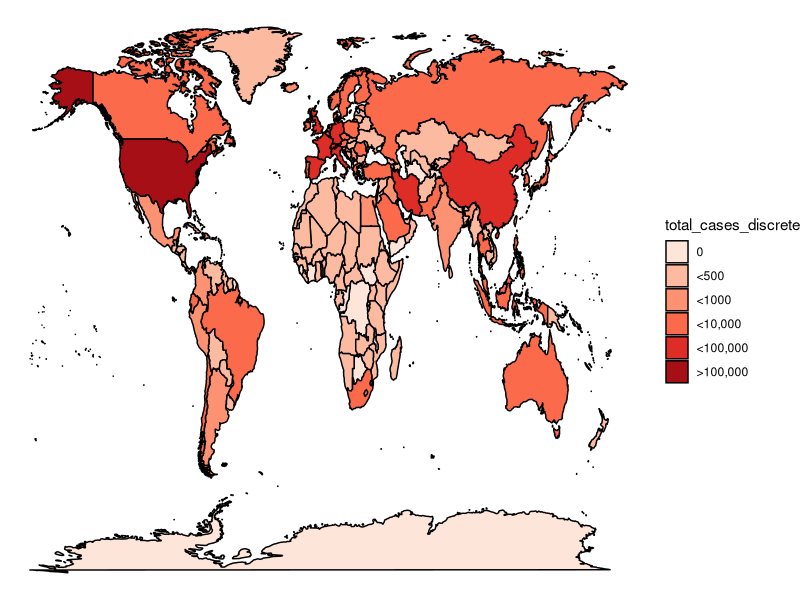
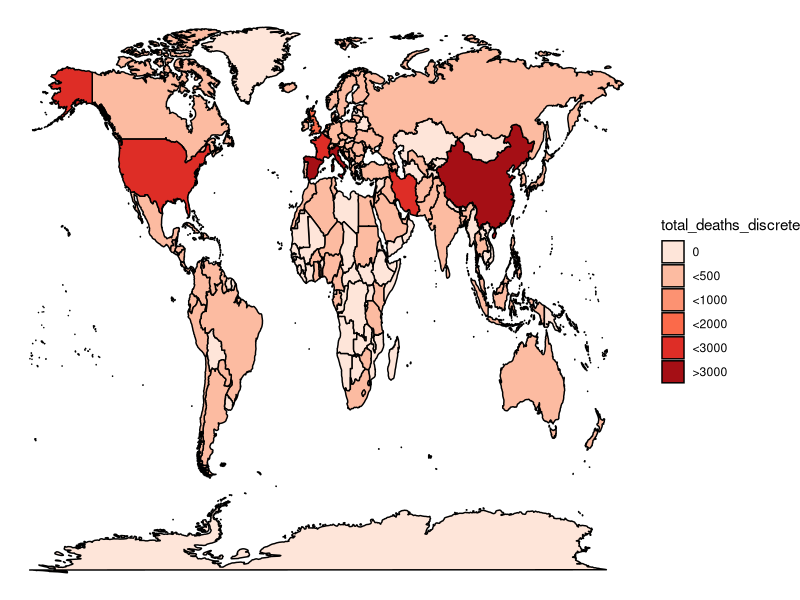

These charts were generated, in order, by the following R code:
## ---- chunk 1
knitr::opts_chunk$set(echo = TRUE)
## ---- chunk 2
library(tidyverse)
library(ggplot2)
library(readr)
library(RColorBrewer)
full_data <- read_csv("full_data.csv")
march_29 <- full_data %>% filter(date == "2020-03-29") %>% arrange(desc(total_cases)) %>% select(location,total_cases, total_deaths)

## ---- chunk 3
head(march_29)
## ---- chunk 4
corona_worldwide <-march_29[1,]
march_29_countries <- march_29[-1, ]

## ---- chunk 5
world <- map_data("world")
head(world)
## ---- chunk 6
world_corona <- world %>% left_join(march_29_countries, by = c("region" = "location"))  %>% arrange(desc(total_cases))
## ---- chunk 7
world_regions_corona <-world_corona %>% select(region, total_cases, total_deaths) %>% distinct()
NA_sum <- sum(is.na(world_regions_corona$total_cases))
NA_regions <- world_regions_corona%>% filter(is.na(world_regions_corona$total_cases))


USA_total_cases <- march_29_countries%>% filter(location=="United States") %>% select(total_cases)
USA_total_deaths <- march_29_countries%>% filter(location=="United States") %>% select(total_deaths)

NA_regions$total_cases <- ifelse(NA_regions$region == "USA", USA_total_cases, NA_regions$total_cases)
NA_regions$total_deaths <- ifelse(NA_regions$region == "USA", USA_total_deaths, NA_regions$total_deaths)

UK_total_cases <- march_29_countries%>% filter(location=="United Kingdom") %>% select(total_cases)
UK_total_deaths <- march_29_countries%>% filter(location=="United Kingdom") %>% select(total_deaths)

NA_regions$total_cases <- ifelse(NA_regions$region == "UK", UK_total_cases, NA_regions$total_cases)
NA_regions$total_deaths <- ifelse(NA_regions$region == "UK", UK_total_deaths, NA_regions$total_deaths)

NA_regions$total_cases <- ifelse(is.na(NA_regions$total_cases), 0, NA_regions$total_cases)
NA_regions$total_deaths <- ifelse(is.na(NA_regions$total_deaths), 0, NA_regions$total_deaths)

world_corona_tidied <- world_corona[complete.cases(world_corona$total_cases,world_corona$total_cases ), ] 
NA_regions_full_data <- world %>% inner_join(NA_regions, by = "region")
world_corona_tidied<- world_corona_tidied %>% rbind(NA_regions_full_data)

world_corona_tidied$total_cases <- as.numeric(world_corona_tidied$total_cases)
world_corona_tidied$total_deaths <- as.numeric(world_corona_tidied$total_deaths)
## ---- chunk 8
world_corona_tidied <- world_corona_tidied %>% mutate(total_cases_discrete = cut(world_corona_tidied$total_cases, 
                                                                               breaks=c(-Inf,0,500, 1000, 10000,100000, Inf), 
                                                                               labels=c("0","<500", "<1000","<10,000","<100,000", ">100,000")))

world_corona_tidied <- world_corona_tidied %>% mutate(total_deaths_discrete = cut(world_corona_tidied$total_deaths, 
                                                                                 breaks=c(-Inf,0,500, 1000, 2000,3000, Inf), 
                                                                                 labels=c("0","<500", "<1000","<2000","<3000", ">3000")))

## ---- chunk 9
ggplot(world_corona_tidied, aes(x = long, y = lat, group = group, fill =total_cases_discrete )) +
  geom_polygon(col = "#000000") +
  scale_fill_brewer(palette = "Reds")+
  theme_void()
## ---- chunk 10

ggplot(world_corona_tidied, aes(x = long, y = lat, group = group, fill =total_deaths_discrete )) +
  geom_polygon(col = "#000000") +
  scale_fill_brewer(palette = "Reds")+
  theme_void() 
